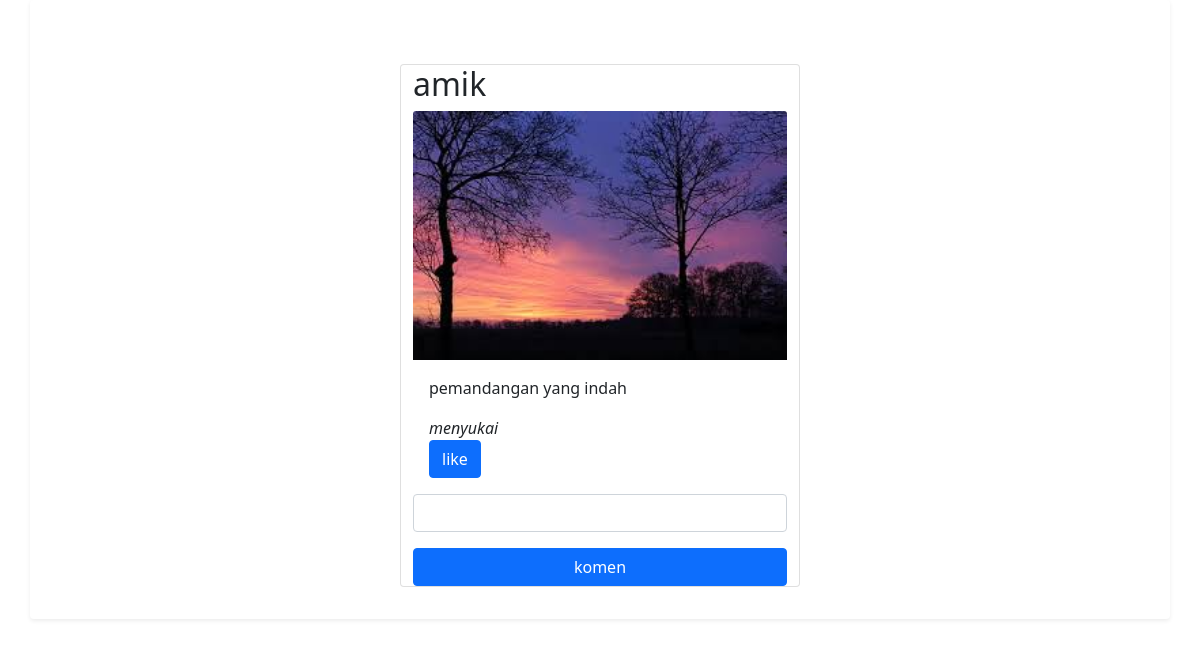
/komen.php?id=9 (signed in), run on the app's committed database.
### tables this page shows
CREATE TABLE `postingan` (
  `idpost` int(11) NOT NULL,
  `id_user` int(11) DEFAULT NULL,
  `gambar` varchar(100) DEFAULT NULL,
  `text` varchar(200) DEFAULT NULL,
  `suka` int(11) DEFAULT NULL
);

CREATE TABLE `users` (
  `id` int(11) NOT NULL,
  `nama` varchar(64) DEFAULT NULL,
  `tgl` varchar(15) DEFAULT NULL,
  `foto` varchar(64) DEFAULT NULL,
  `username` varchar(64) DEFAULT NULL,
  `pwd` varchar(64) DEFAULT NULL
);

### komen.php (the view, shortened to what this page needs)
<!doctype html>
<html lang="en">
  <head>
    <link href="https://cdn.jsdelivr.net/npm/bootstrap@5.0.0-beta3/dist/css/bootstrap.min.css" rel="stylesheet">
  </head>
  <body>
      <section>
        <div class="container shadow-sm p-3 mb-5 bg-body rounded">
        <?php
                    $dbc = new PDO ('mysql:host=localhost;dbname=instaapp','root','');
                    $query = $dbc->prepare("SELECT * FROM postingan,users WHERE  postingan.idpost=:id AND users.id=postingan.id_user");
                    $query->bindValue(':id', $_GET['id']);
			        $query->execute();
                    foreach ($query as $post) {
                ?>
            <div class="row row justify-content-center mb-3 pt-5">
                    <div class="card" style="width: 25rem;">
                    <h2><?= $post['nama']; ?></h2>
                    <img src="gambar/<?= $post['gambar']; ?>" class="card-img-top" alt="...">
                    <div class="card-body">
                        <p class="card-text"><?= $post['text']; ?></p>
                        <i><?= $post['suka']; ?> menyukai</i> <br>
                        <a href="" class="btn btn-primary">like</a>
                    </div>
                    <div>
                        <form action="" method="post">
                            <div class="mb-3">
                                <input type="text" class="form-control" id="name" aria-describedby="name" name="komen">
                            </div>
                            </div>
                                <button type="submit" class="btn btn-primary" name="submit">komen</button>
                    </div>
                    </div>
                <?php } ?>
            </div>
    </section>
  </body>
</html>

### data on the page
postingan: id_user.nama "amik", gambar (picture), text "pemandangan yang indah"
